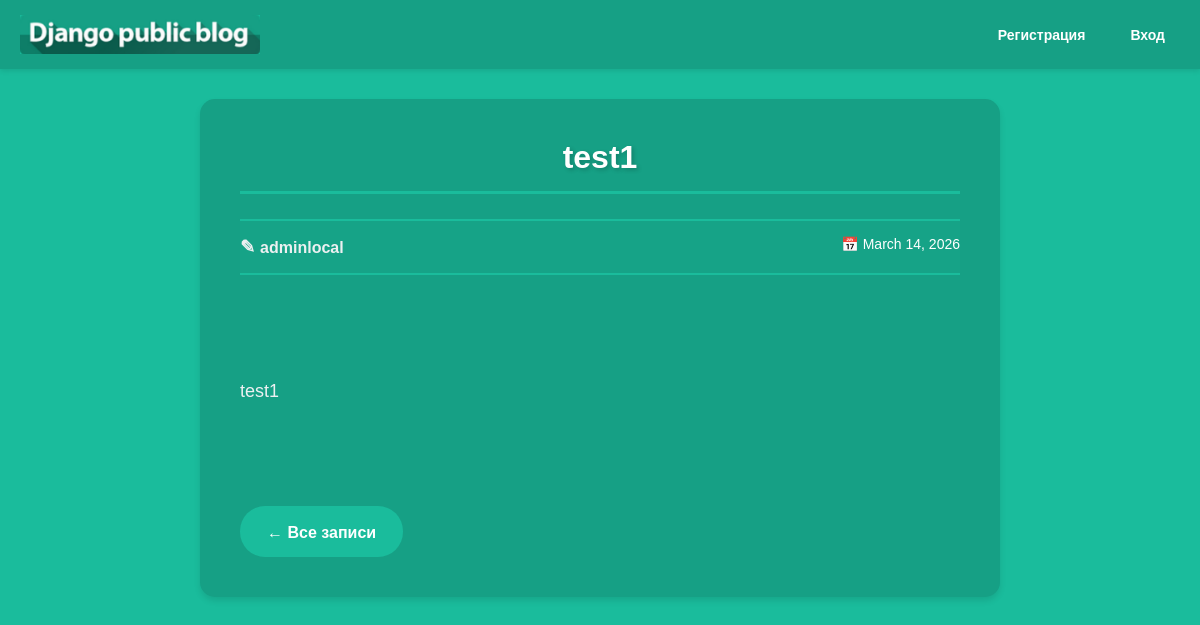
The app's page /article/1/ with its own data.
### articles/models.py (models this page shows, shortened)
class Article(models.Model):
    title = models.CharField(max_length=200, unique=True)
    author = models.ForeignKey(User, on_delete=models.CASCADE)
    text = models.TextField()
    created_date = models.DateField(auto_now_add=True)

### articles/views.py (the view)
# urls.py: re_path(r'^article/(?P<article_id>\d+)/$', views.get_article, name='get_article'),
def get_article(request, article_id):
    post = get_object_or_404(Article, id=article_id)
    return render(request, 'article.html', {"post": post})

### articles/templates/article.html (shortened to what this page needs)
{% extends 'base.html' %}
{% block body_class %}article{% endblock %}
{% block content %}
<div class="article-single">
    <h1>{{ post.title }}</h1>
    <div class="article-info">
        <div class="article-author">{{ post.author.username }}</div>
        <div class="article-created-date">{{ post.created_date }}</div>
    </div>
    <div class="article-text-full">
        {{ post.text|linebreaks }}
    </div>
    <a href="{% url 'archive' %}" class="back-link">← Все записи</a>
</div>
{% endblock %}

### articles/static/css/style.css (style rules this page uses)
* { margin: 0; padding: 0; box-sizing: border-box; }
body { background: #1abc9c; font-family: Tahoma, Arial, sans-serif; color: #ffffff; min-height: 100vh; display: flex; flex-direction: column; }
.article-info { overflow: hidden; margin: 15px 0; padding: 15px 0; border-bottom: 2px solid #1abc9c; border-top: 2px solid #1abc9c; background: rgba(26, 188, 156, 0.1); }
.article-author { width: 50%; float: left; font-weight: bold; font-size: 16px; color: #ecf0f1; }
.article-author::before { content: "✎ "; font-size: 18px; }
.article-created-date { width: 50%; float: right; text-align: right; font-size: 14px; color: #ffffff; }
.article-created-date::before { content: "📅 "; }
.article-single { max-width: 800px; margin: 0 auto; background: #16a085; padding: 40px; border-radius: 15px; box-shadow: 0 4px 6px rgba(0, 0, 0, 0.1); }
.article-single h1 { margin-top: 0; margin-bottom: 20px; font-size: 36px; color: white; text-shadow: 2px 2px 4px rgba(0, 0, 0, 0.2); border-bottom: 3px solid #1abc9c; padding-bottom: 15px; }
.article-text-full { line-height: 1.9; font-size: 18px; color: #ecf0f1; margin: 30px 0; white-space: pre-wrap; }
.back-link { display: inline-block; color: white; text-decoration: none; padding: 12px 25px; background: #1abc9c; border-radius: 25px; transition: all 0.3s ease; font-weight: bold; border: 2px solid transparent; }
.back-link::before { content: ""; font-size: 20px; }
.content h1 { color: white; margin-bottom: 25px; text-align: center; font-size: 32px; text-shadow: 2px 2px 4px rgba(0, 0, 0, 0.2); }

### records on screen
Article: title "test1", author.username "adminlocal", created_date "March 14, 2026", text "test1"
